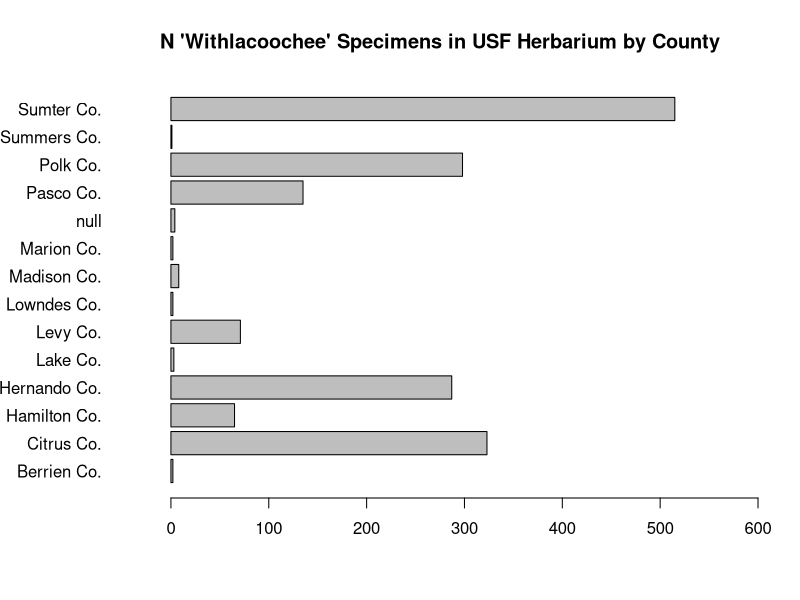
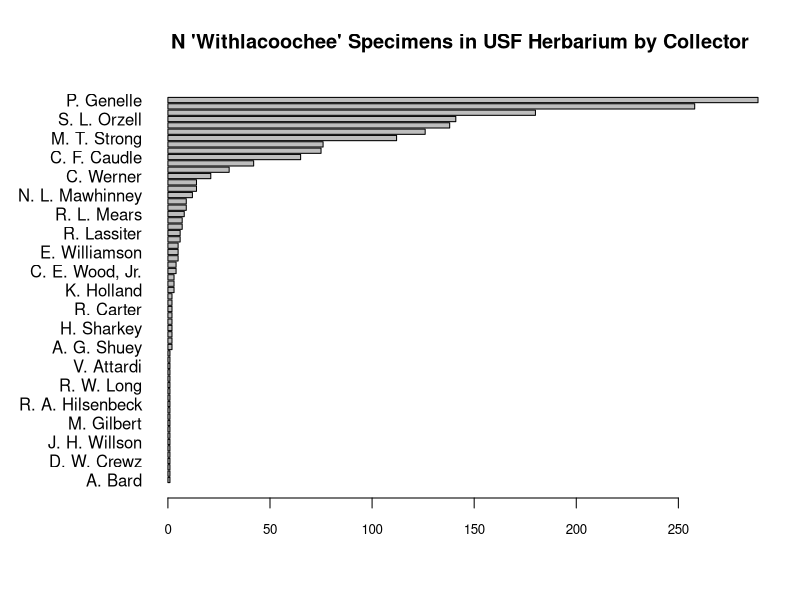
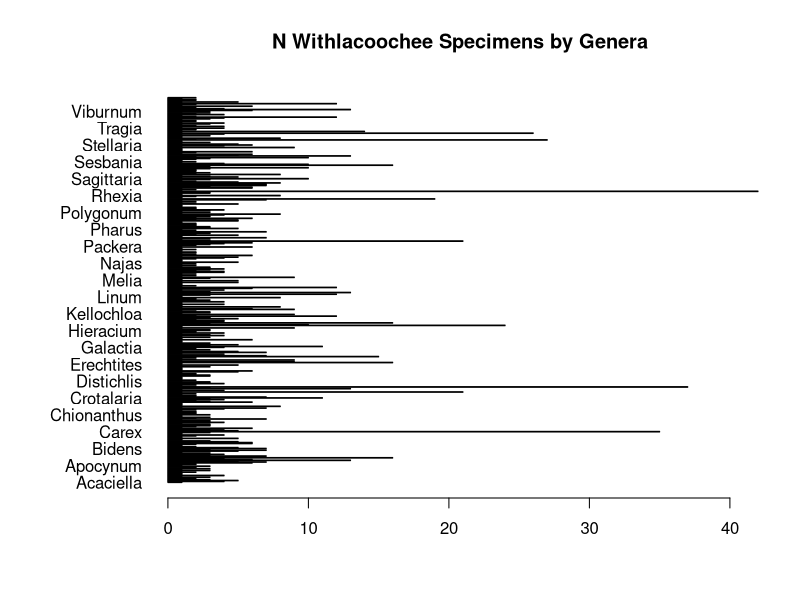
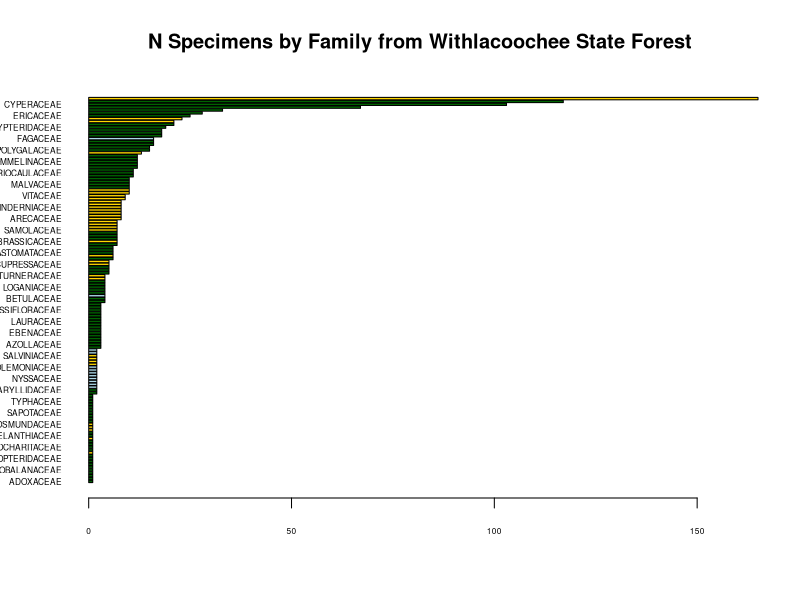
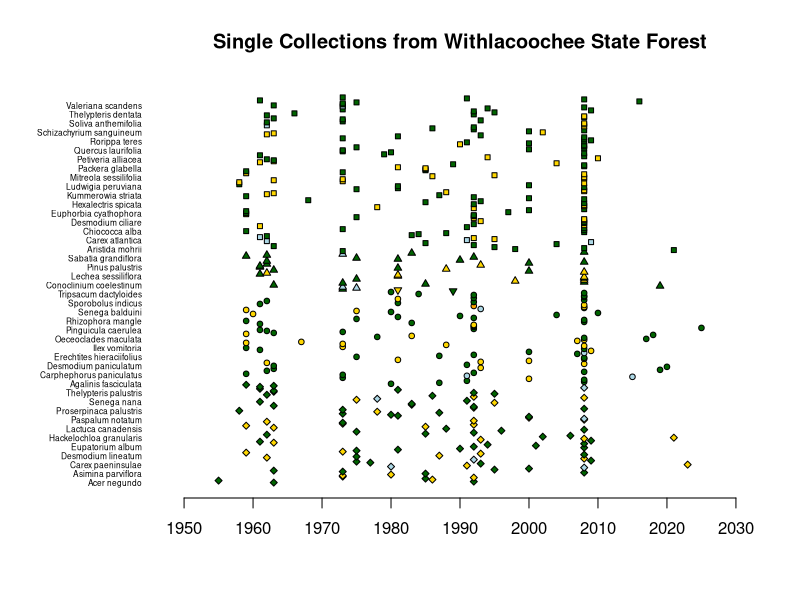
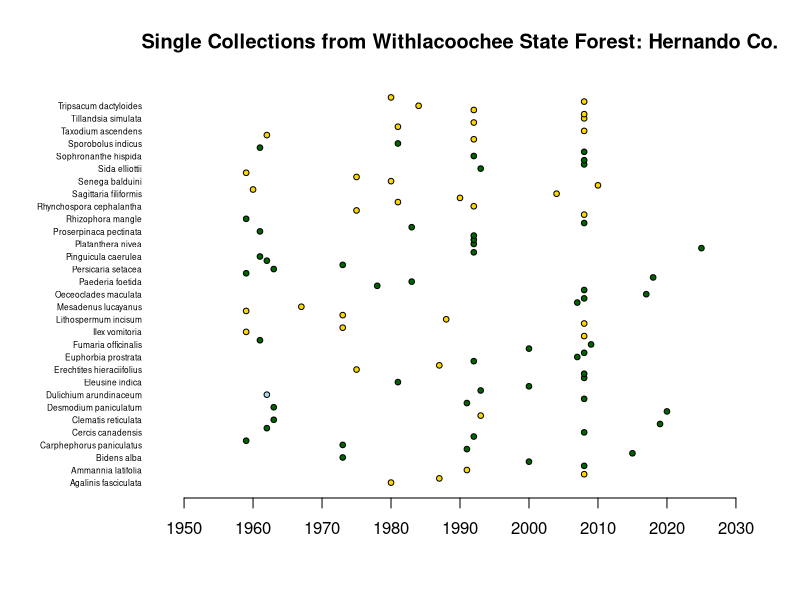
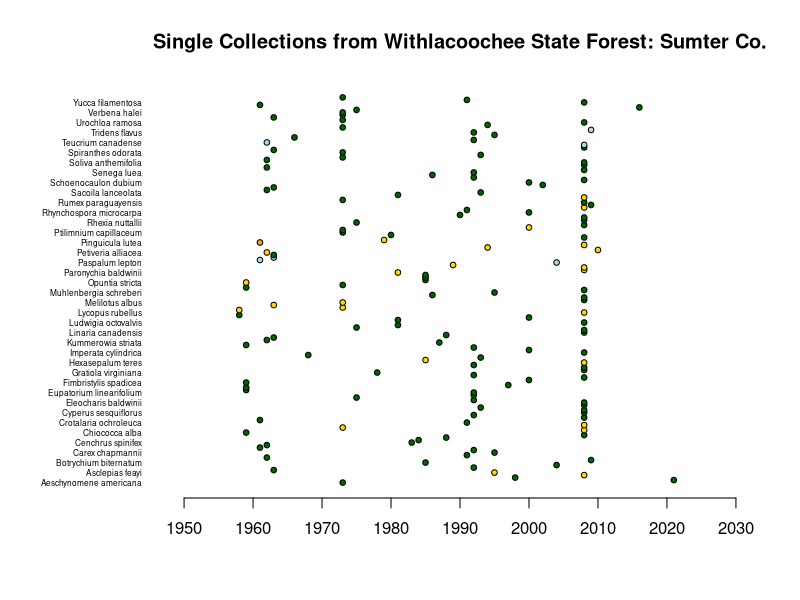
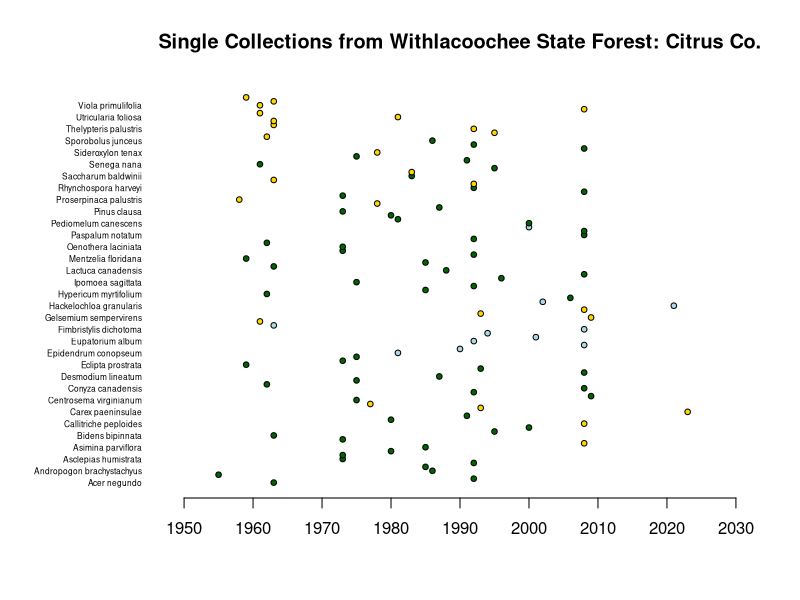

The R source for these figures, in order:
###ARCHIVED CODE###

#Withlacoochee Data Exploration

WTL_sp <- read.csv("WTL_specimens.csv", header = TRUE)

par(mar = c(5, 6, 4, 2) + 0.1)

barplot(table(WTL_sp$county), horiz = TRUE, las = 1, xlim = c(-50,600))

title(main = "N 'Withlacoochee' Specimens in USF Herbarium by County")

par(mar = c(5, 4, 4, 2) + 0.1)

collector = table(WTL_sp$collector_Text)

par(mar = c(5, 8, 4, 2) + 0.1)

barplot(collector[order(collector)], horiz = TRUE, las = 1, main = "N 'Withlacoochee' Specimens in USF Herbarium by Collector", cex.axis = 0.8)

par(mar = c(5, 8, 4, 2) + 0.1)

barplot(table(WTL_sp$genus), horiz = TRUE, las = 1, main = "N Withlacoochee Specimens by Genera")

par(mar = c(5, 4, 4, 2) + 0.1)

#Okay, time for some more serious aggregation work. Need Family, Genus, Species, Collector, and Collection Date.

WTL_sp <- read.csv("WTL_specimens.csv", header = TRUE) #Reading "Withlacoochee" as Location
WSF_sp = read.csv("WSF_specimens.csv", header = TRUE) #Reading "Withlacoochee State Forest as Location"

comb_sp = rbind(WTL_sp, WSF_sp)

doubles_check = table(comb_sp$barcode)

cut_list = doubles_check[doubles_check > 1]

for(i in 1:length(cut_list)){
  cut = grep(names(cut_list[i]), comb_sp$barcode)
  #print(paste0("Cutting duplicate specimen ", names(cut_list[i])))
  comb_sp = comb_sp[-c(cut[1], cut[2]),]
  pull = WTL_sp[WTL_sp$barcode == as.numeric(names(cut_list[i])),]
  #print(paste0("Replacing with single instance of ",WTL_sp$genus[WTL_sp$barcode == as.numeric(names(cut_list[i]))], " ", WTL_sp$species[WTL_sp$barcode == as.numeric(names(cut_list[i]))]))
  comb_sp = rbind(comb_sp, pull)
}

#This section pulls info for use later...but what for? ###FLAGGED

WTL_taxa = data.frame(comb_sp$family, comb_sp$genus, comb_sp$species)

WTL_dates = comb_sp$Collection.Date

coll_dates = as.Date(comb_sp$Collection.Date, format = "%m/%d/%Y")
coll_yr = as.Date(coll_dates, format = "%Y")

#We've extracted collection years, going to go back and backfill some of the shitty data.
#Should probably do this after we've got an official export from the database.

genus = WTL_taxa$comb_sp.genus
specs = WTL_taxa$comb_sp.species
epithet = vector("character", length(genus))

for(i in 1:length(epithet)){
  epithet[i] = paste0(genus[i]," ",specs[i])
}

year = format(coll_dates, '%Y')
month = format(coll_dates, '%m')

WTL_data = data.frame(WTL_taxa, epithet, coll_dates, year, month, WTL_sp$LatDecL, WTL_sp$LongDecL, WTL_sp$county, row.names = WTL_sp$barcode)

#Let's winnow data by counties

WTL_data = WTL_data[WTL_data$WTL_sp.county == "Pasco Co." |
                      WTL_data$WTL_sp.county == "Hernando Co." |
                      WTL_data$WTL_sp.county == "Sumter Co." |
                      WTL_data$WTL_sp.county == "Citrus Co." |
                      WTL_data$WTL_sp.county == "Lake Co.", ]

#Okay now we have new cleaner dataframe with better tracking of names, families, dates, and locations.

#Wonder if we can use families to assign some other broader categories. Going to write file and do this manually. <--- Don't be stupid, get it from the atlas.

family_classes = read.csv("Families_index.csv", header = TRUE) #This list has families capitalized, need all caps.

# Source - https://stackoverflow.com/a/16516747
# Posted by juba
# Retrieved 2026-02-08, License - CC BY-SA 3.0

#data.frame(lapply(df, function(v) {
#  if (is.character(v)) return(toupper(v))
#  else return(v)
#}))

WTL_FAMILY = data.frame(sapply(WTL_data$comb_sp.family, function(x){
  if(is.character(x)) return(toupper(x))
  else return(x)
}))

WTL_data$comb_sp.family = WTL_FAMILY #Replace existing family names with caps

colnames(WTL_data[,1]) = "comb_sp.family" #Replace with old name.

Order = vector("character", nrow(WTL_data))
Class = vector("character", nrow(WTL_data))

for(i in 1:length(Order)){
  grab = WTL_data$comb_sp.family[i]
  Order[i] = family_classes$Order[family_classes$Name == grab]
  Class[i] = family_classes$Group.Name[family_classes$Name == grab]
}

WTL_data = cbind(WTL_data, Order, Class)

WTL_orders = unique(WTL_data$Order)
WTL_groups = unique(WTL_data$Class)

groupColors = vector("character", nrow(WTL_data))
groupPalette = c("darkgreen", "gold", "lightblue", "orange")

orderColors = vector("character", nrow(WTL_data))

for(i in 1:length(WTL_groups)){
  groupColors[WTL_data$Class == WTL_groups[i]] = groupPalette[i]
}

#Let's start with collections by family.

familyColors = colorRampPalette(c("darkgreen","gold"))
familyColors = colorRampPalette(c("red", "orange", "yellow", "green", "blue", "purple", "violet"))

family_count = table(WTL_data$comb_sp.family)
barplot(family_count[order(family_count)], 
        horiz = TRUE, 
        las = 1, 
        cex.axis = 0.5, 
        cex = 0.5, 
        width = 25, 
        main = "N Specimens by Family from Withlacoochee State Forest", 
        col = groupColors)

#Okay what I see here is that we've got some REALLY abundant stuff and a lot of not-so-abundant stuff, typical of biodviersity, no?
#Let's look into what's only been collected once and things collected twice.

species_count = table(WTL_data$epithet)
singletons = species_count[species_count == 1]

single_names = names(singletons)

WTL_singletons = as.data.frame(matrix(nrow = length(single_names), ncol = ncol(WTL_data)))
WTL_srownames = vector("numeric", nrow(WTL_singletons))


for(i in 1:length(single_names)){
  WTL_singletons[i, ] = WTL_data[WTL_data$epithet == single_names[i], ]
  WTL_srownames[i] = row.names(WTL_data[WTL_data$epithet == single_names[i], ])
}

colnames(WTL_singletons) = colnames(WTL_data)
row.names(WTL_singletons) = WTL_srownames

#Create pch differences based on counties.

county_list = unique(WTL_data$WTL_sp.county)
county_symb = vector("numeric", nrow(WTL_singletons))

for(i in 1:length(county_list)){
  county_symb[WTL_singletons$WTL_sp.county == county_list[i]] = i+20
}

set_order = order(WTL_singletons$WTL_sp.county)

WTL_singletons = WTL_singletons[set_order,]

par(mar = c(5, 8, 4, 2) + 0.1)

plot(WTL_singletons$year, 
     1:length(WTL_singletons$year), 
     axes = FALSE, ann = FALSE, 
     xlim = c(1950,2030),
     pch = county_symb[set_order],
     bg = groupColors[set_order],
     cex = 0.75)

axis(1, at = seq(1950,2030,10))
axis(2, at = c(1:nrow(WTL_singletons)), labels = WTL_singletons$epithet, cex.axis = 0.5, las = 1, tick = FALSE)
title(main = "Single Collections from Withlacoochee State Forest")

par(mar = c(5, 4, 4, 2) + 0.1)

#Let's subset it by counties and plot it.

par(mfrow = c(1,1))

for(i in 1:length(county_list)){
  par(mar = c(5, 8, 4, 2) + 0.1)
  
  sngbycnty = WTL_singletons[WTL_singletons$WTL_sp.county == county_list[i],]
  grp_col = groupColors[WTL_singletons$WTL_sp.county == county_list[i]]
  
  plot(sngbycnty$year, 
       1:length(sngbycnty$year), 
       axes = FALSE, ann = FALSE, 
       xlim = c(1950,2030),
       pch = 21,
       bg = grp_col,
       cex = 0.75)
  
  axis(1, at = seq(1950,2030,10))
  axis(2, at = c(1:nrow(sngbycnty)), labels = sngbycnty$epithet, cex.axis = 0.5, las = 1, tick = FALSE)
  title(main = paste0("Single Collections from Withlacoochee State Forest: ", county_list[i]))
}

par(mfrow = c(1,1))

#Another basic question - does the number of singletons follow the number of collections in general?

cnty_single = table(WTL_singletons$WTL_sp.county)
cnty_totals = table(WTL_data$WTL_sp.county)

cnty_cmb = rbind(cnty_single, cnty_totals)

barplot(cnty_cmb, horiz = TRUE, las = 1, beside = TRUE, main = "Total N Collected vs. Singletons at WTL")

#You bet your ass they do. Okay, let's break it out by class.

#Let's lose Lake Co., which isn't adding much and makes the next steps harder.

WTL_data = WTL_data[WTL_data$WTL_sp.county != "Lake Co.",]

WTL_classes = unique(WTL_data$Class)

WTL_biclass = sapply(WTL_classes, function(x){
  table(WTL_data$WTL_sp.county[WTL_data$Class == x])
})

WTL_biclass = as.data.frame(WTL_biclass)

barplot(t(WTL_biclass), beside = TRUE, horiz = TRUE, las = 1, main = "N Collected by Class WTL", col = c("gold","darkorange","darkgreen","purple"))
legend(250, 5, WTL_classes, pt.bg = c("gold","darkorange","darkgreen","purple"), pch = c(rep(22, length(WTL_classes))))

#The more species there are, the more are collected. Similar shapes in the barplots point to a shared underlying pattern.

#Think the message here is that you need to compare WTL with county-level data and we need to build this from the ground up in a new document/project.
